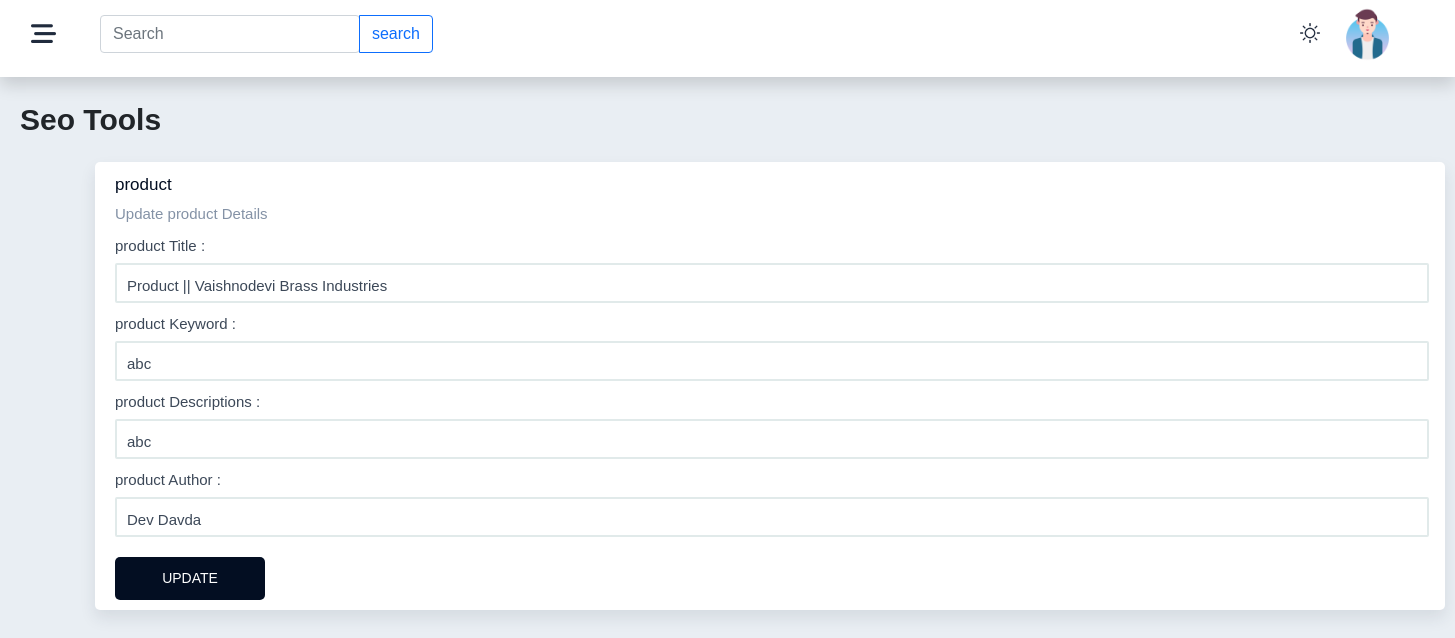
Screenshot of /admin/product_page.php with the database file from the repository.
### tables this page shows
CREATE TABLE `product_page` (
  `id` int(255) NOT NULL,
  `product_title` varchar(999) NOT NULL,
  `product_keyword` varchar(999) NOT NULL,
  `product_description` varchar(999) NOT NULL,
  `product_author` varchar(999) NOT NULL
);

### admin/product_page.php (the view, shortened to what this page needs)
<?php include 'includes/php/dbcon.php'; ?>
<?php
     $st = "SELECT * FROM `product_page` WHERE `id` = 1";
     $res = mysqli_query($cn, $st) or die("Not Inserted");
     $row = mysqli_fetch_assoc($res);
?>
<!DOCTYPE html>
<html lang="en">
<head>
     <link href="https://cdn.jsdelivr.net/npm/bootstrap@5.0.2/dist/css/bootstrap.min.css" rel="stylesheet">
     <link rel="stylesheet" href="https://cdnjs.cloudflare.com/ajax/libs/font-awesome/6.5.1/css/all.min.css" />
     <link rel="stylesheet" href="https://use.fontawesome.com/releases/v5.7.2/css/all.css">
     <link rel="stylesheet" href="includes/css/footer.css">
     <link rel="stylesheet" href="includes/css/seo_tools.css">
     <link rel="stylesheet" href="includes/css/header.css">
</head>
<body>
     <?php include 'includes/php/header.php'; ?>
     <div class="tp-title-seo">
          Seo Tools
	</div>
     <div class="SEO">
          <p class="p5">product</p>
          <p class="p6">Update product Details</p>
          <form action="product_page.php" method="post" enctype="multipart/form-data">
               <div class="form-group">
                    <label for="product Title" class="first">product Title :</label>
                    <input type="text" name="title" class="i1" value="<?php echo isset($row['product_title']) ? $row['product_title'] : '' ?>">
               </div>
               <div class="form-group">
                    <label for="product Keyword" class="first">product Keyword :</label>
                    <input type="text" name="keyword" class="i1" value="<?php echo isset($row['product_keyword']) ? $row['product_keyword'] : '' ?>">
               </div>
               <div class="form-group">
                    <label for="product Descriptions" class="first">product Descriptions :</label>
                    <input type="text" name="descriptions" class="i1" value="<?php echo isset($row['product_description']) ? $row['product_description'] : '' ?>">
               </div>
               <div class="form-group">
                    <label for="product Author" class="first">product Author :</label>
                    <input type="text" name="author" class="i1" value="<?php echo isset($row['product_author']) ? $row['product_author'] : '' ?>">
               </div>
               <input type="submit" class="submit" name="update_product" value="UPDATE">
          </form>
     </div>
</body>
</html>

### admin/includes/css/seo_tools.css (style rules this page uses)
body { font-family: Arial, Helvetica, sans-serif; background-color: #e9eef3; margin-bottom: 20px; }
.SEO input[type=text] { color: #3c4858; width: 97.3%; height: 40px; padding-top: 5px; margin-top: 5px; padding-left: 10px; margin-left: 20px; font-size: 15px; border: 2px solid #e1eaea; border-radius: 2px; -webkit-border-radius: 2px; -moz-border-radius: 2px; -ms-border-radius: 2px; -o-border-radius: 2px; }
.submit { margin-top: 20px; margin-left: 20px; width: 150px; height: 43px; border: none; outline: none; margin-bottom: 10px; font-size: 14px; font-weight: 500; color: white; border-color: #030e22; background-color: #030e22; border-radius: 5px; cursor: pointer; -webkit-border-radius: 5px; -moz-border-radius: 5px; -ms-border-radius: 5px; -o-border-radius: 5px; }
.SEO { margin-top: 20px; margin-left: 95px; background-color: white; width: 1350px; border-radius: 5px; box-shadow: 0 0.5rem 1rem 0 rgba(44, 51, 73, 0.1); -webkit-border-radius: 5px; -moz-border-radius: 5px; -ms-border-radius: 5px; -o-border-radius: 5px; }
.p5 { padding-top: 10px; padding-left: 20px; margin-bottom: 5px; color: #030e22; font-size: 17px; font-weight: 500; }
.p6 { padding-left: 20px; font-size: 15px; margin-bottom: 0; color: #8492a6; }
.first { color: #3c4858; margin-top: 10px; margin-left: 20px; font-size: 15px; }
.tp-title-seo { margin-left: 20px; margin-top: 20px; font-size: 30px; font-weight: 600; }

### rows the page displays
product_page: title "Product || Vaishnodevi Brass Industries", keyword "abc", descriptions "abc", author "Dev Davda"
